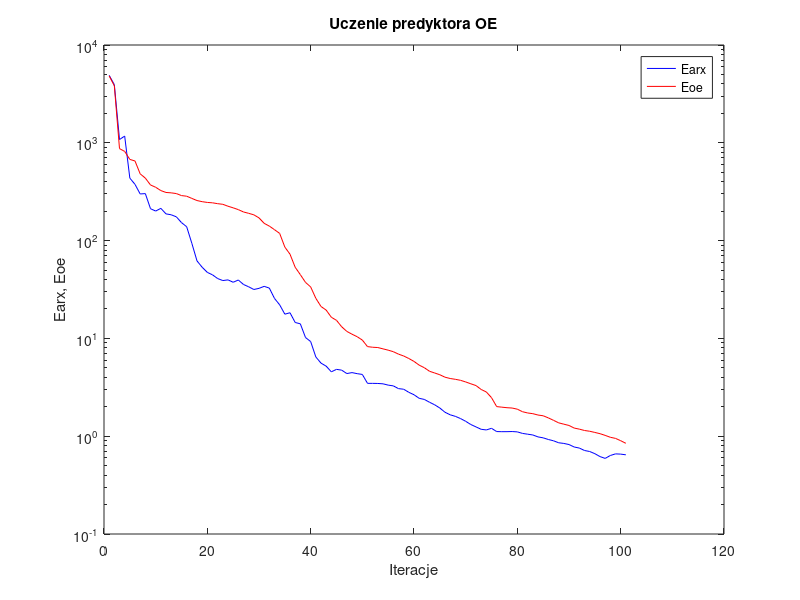
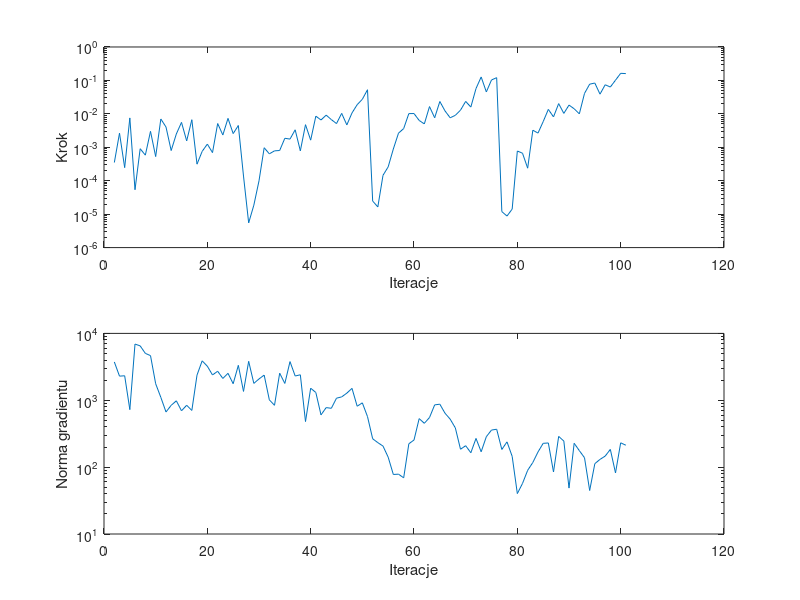

The MATLAB source for these figures, in order:
%uczenie predyktora oe
clear all;
n=0; farx(n+1)=4.897050e+003; foe(n+1)=4.828634e+003; wspucz(n+1)=0.000000e+000; ng(n+1)=0.000000e+000;
%odnowa zmiennej metryki
n=1; farx(n+1)=3.928939e+003; foe(n+1)=3.822986e+003; krok(n+1)=3.505243e-004; ng(n+1)=3.735712e+003;
n=2; farx(n+1)=1.079798e+003; foe(n+1)=8.721602e+002; krok(n+1)=2.641497e-003; ng(n+1)=2.294952e+003;
n=3; farx(n+1)=1.171740e+003; foe(n+1)=8.167219e+002; krok(n+1)=2.463545e-004; ng(n+1)=2.323875e+003;
n=4; farx(n+1)=4.353980e+002; foe(n+1)=6.766639e+002; krok(n+1)=7.557177e-003; ng(n+1)=7.241290e+002;
n=5; farx(n+1)=3.759910e+002; foe(n+1)=6.515699e+002; krok(n+1)=5.371265e-005; ng(n+1)=6.925769e+003;
n=6; farx(n+1)=2.998680e+002; foe(n+1)=4.816623e+002; krok(n+1)=9.064776e-004; ng(n+1)=6.507044e+003;
n=7; farx(n+1)=3.023797e+002; foe(n+1)=4.354862e+002; krok(n+1)=5.823131e-004; ng(n+1)=5.024900e+003;
n=8; farx(n+1)=2.119209e+002; foe(n+1)=3.705426e+002; krok(n+1)=2.999882e-003; ng(n+1)=4.653075e+003;
n=9; farx(n+1)=2.005071e+002; foe(n+1)=3.510765e+002; krok(n+1)=5.277180e-004; ng(n+1)=1.765896e+003;
n=10; farx(n+1)=2.136837e+002; foe(n+1)=3.247133e+002; krok(n+1)=7.032104e-003; ng(n+1)=1.104008e+003;
n=11; farx(n+1)=1.876172e+002; foe(n+1)=3.106222e+002; krok(n+1)=4.038148e-003; ng(n+1)=6.682385e+002;
n=12; farx(n+1)=1.836858e+002; foe(n+1)=3.078236e+002; krok(n+1)=7.988163e-004; ng(n+1)=8.396610e+002;
n=13; farx(n+1)=1.750572e+002; foe(n+1)=3.026686e+002; krok(n+1)=2.501815e-003; ng(n+1)=9.813011e+002;
n=14; farx(n+1)=1.527296e+002; foe(n+1)=2.886070e+002; krok(n+1)=5.557598e-003; ng(n+1)=6.958989e+002;
n=15; farx(n+1)=1.386202e+002; foe(n+1)=2.843908e+002; krok(n+1)=1.554197e-003; ng(n+1)=8.414886e+002;
n=16; farx(n+1)=9.384304e+001; foe(n+1)=2.700867e+002; krok(n+1)=6.681129e-003; ng(n+1)=7.040025e+002;
n=17; farx(n+1)=6.201271e+001; foe(n+1)=2.567970e+002; krok(n+1)=3.127269e-004; ng(n+1)=2.377167e+003;
n=18; farx(n+1)=5.338083e+001; foe(n+1)=2.500743e+002; krok(n+1)=7.543972e-004; ng(n+1)=3.886970e+003;
n=19; farx(n+1)=4.730835e+001; foe(n+1)=2.456100e+002; krok(n+1)=1.244450e-003; ng(n+1)=3.230554e+003;
n=20; farx(n+1)=4.466089e+001; foe(n+1)=2.434316e+002; krok(n+1)=6.935224e-004; ng(n+1)=2.389299e+003;
n=21; farx(n+1)=4.091586e+001; foe(n+1)=2.385546e+002; krok(n+1)=5.139053e-003; ng(n+1)=2.716621e+003;
n=22; farx(n+1)=3.902975e+001; foe(n+1)=2.350397e+002; krok(n+1)=2.332157e-003; ng(n+1)=2.120272e+003;
n=23; farx(n+1)=3.967161e+001; foe(n+1)=2.246361e+002; krok(n+1)=7.321912e-003; ng(n+1)=2.528792e+003;
n=24; farx(n+1)=3.750631e+001; foe(n+1)=2.163253e+002; krok(n+1)=2.569527e-003; ng(n+1)=1.767990e+003;
n=25; farx(n+1)=3.954313e+001; foe(n+1)=2.073650e+002; krok(n+1)=4.483426e-003; ng(n+1)=3.328657e+003;
%odnowa zmiennej metryki
n=26; farx(n+1)=3.558541e+001; foe(n+1)=1.962497e+002; krok(n+1)=1.381179e-004; ng(n+1)=1.356173e+003;
n=27; farx(n+1)=3.370561e+001; foe(n+1)=1.900932e+002; krok(n+1)=5.482924e-006; ng(n+1)=3.820807e+003;
n=28; farx(n+1)=3.162582e+001; foe(n+1)=1.834967e+002; krok(n+1)=1.856539e-005; ng(n+1)=1.788647e+003;
n=29; farx(n+1)=3.248610e+001; foe(n+1)=1.707180e+002; krok(n+1)=9.921626e-005; ng(n+1)=2.083438e+003;
n=30; farx(n+1)=3.406288e+001; foe(n+1)=1.501531e+002; krok(n+1)=9.700243e-004; ng(n+1)=2.378207e+003;
n=31; farx(n+1)=3.269145e+001; foe(n+1)=1.406804e+002; krok(n+1)=6.369581e-004; ng(n+1)=1.013967e+003;
n=32; farx(n+1)=2.562492e+001; foe(n+1)=1.293183e+002; krok(n+1)=7.821151e-004; ng(n+1)=8.409089e+002;
n=33; farx(n+1)=2.204715e+001; foe(n+1)=1.184324e+002; krok(n+1)=8.018005e-004; ng(n+1)=2.539939e+003;
n=34; farx(n+1)=1.769151e+001; foe(n+1)=8.584828e+001; krok(n+1)=1.861026e-003; ng(n+1)=1.784727e+003;
n=35; farx(n+1)=1.829817e+001; foe(n+1)=7.262157e+001; krok(n+1)=1.758026e-003; ng(n+1)=3.786114e+003;
n=36; farx(n+1)=1.454929e+001; foe(n+1)=5.339423e+001; krok(n+1)=3.334617e-003; ng(n+1)=2.305925e+003;
n=37; farx(n+1)=1.409373e+001; foe(n+1)=4.487107e+001; krok(n+1)=7.821151e-004; ng(n+1)=2.403319e+003;
n=38; farx(n+1)=1.021203e+001; foe(n+1)=3.740125e+001; krok(n+1)=4.747676e-003; ng(n+1)=4.801808e+002;
n=39; farx(n+1)=9.279286e+000; foe(n+1)=3.359032e+001; krok(n+1)=1.635770e-003; ng(n+1)=1.514444e+003;
n=40; farx(n+1)=6.458174e+000; foe(n+1)=2.569636e+001; krok(n+1)=8.534063e-003; ng(n+1)=1.306660e+003;
n=41; farx(n+1)=5.587755e+000; foe(n+1)=2.120043e+001; krok(n+1)=6.555717e-003; ng(n+1)=6.041306e+002;
n=42; farx(n+1)=5.202904e+000; foe(n+1)=1.947236e+001; krok(n+1)=9.157950e-003; ng(n+1)=7.768623e+002;
n=43; farx(n+1)=4.552775e+000; foe(n+1)=1.645002e+001; krok(n+1)=6.734730e-003; ng(n+1)=7.582818e+002;
n=44; farx(n+1)=4.824524e+000; foe(n+1)=1.530122e+001; krok(n+1)=5.119766e-003; ng(n+1)=1.074726e+003;
n=45; farx(n+1)=4.737737e+000; foe(n+1)=1.315496e+001; krok(n+1)=1.034736e-002; ng(n+1)=1.122482e+003;
n=46; farx(n+1)=4.369738e+000; foe(n+1)=1.178977e+001; krok(n+1)=4.672280e-003; ng(n+1)=1.278251e+003;
n=47; farx(n+1)=4.470106e+000; foe(n+1)=1.103873e+001; krok(n+1)=1.064021e-002; ng(n+1)=1.505762e+003;
n=48; farx(n+1)=4.360663e+000; foe(n+1)=1.040542e+001; krok(n+1)=1.881038e-002; ng(n+1)=8.143100e+002;
n=49; farx(n+1)=4.280992e+000; foe(n+1)=9.612223e+000; krok(n+1)=2.727640e-002; ng(n+1)=9.149028e+002;
n=50; farx(n+1)=3.471313e+000; foe(n+1)=8.242572e+000; krok(n+1)=5.266571e-002; ng(n+1)=5.696634e+002;
%odnowa zmiennej metryki
n=51; farx(n+1)=3.469390e+000; foe(n+1)=8.119054e+000; krok(n+1)=2.462151e-005; ng(n+1)=2.654664e+002;
n=52; farx(n+1)=3.461632e+000; foe(n+1)=8.065021e+000; krok(n+1)=1.649119e-005; ng(n+1)=2.324106e+002;
n=53; farx(n+1)=3.432233e+000; foe(n+1)=7.817806e+000; krok(n+1)=1.451493e-004; ng(n+1)=2.065080e+002;
n=54; farx(n+1)=3.329900e+000; foe(n+1)=7.582965e+000; krok(n+1)=2.594055e-004; ng(n+1)=1.410217e+002;
n=55; farx(n+1)=3.270143e+000; foe(n+1)=7.313112e+000; krok(n+1)=8.897443e-004; ng(n+1)=7.764202e+001;
n=56; farx(n+1)=3.065019e+000; foe(n+1)=6.905372e+000; krok(n+1)=2.647552e-003; ng(n+1)=7.850517e+001;
n=57; farx(n+1)=3.022451e+000; foe(n+1)=6.609995e+000; krok(n+1)=3.625910e-003; ng(n+1)=6.918477e+001;
n=58; farx(n+1)=2.809392e+000; foe(n+1)=6.228120e+000; krok(n+1)=1.017451e-002; ng(n+1)=2.234607e+002;
n=59; farx(n+1)=2.654364e+000; foe(n+1)=5.818075e+000; krok(n+1)=1.021537e-002; ng(n+1)=2.543922e+002;
n=60; farx(n+1)=2.440664e+000; foe(n+1)=5.328842e+000; krok(n+1)=6.353015e-003; ng(n+1)=5.317276e+002;
n=61; farx(n+1)=2.376873e+000; foe(n+1)=5.015085e+000; krok(n+1)=5.000456e-003; ng(n+1)=4.522894e+002;
n=62; farx(n+1)=2.224559e+000; foe(n+1)=4.613008e+000; krok(n+1)=1.650507e-002; ng(n+1)=5.518600e+002;
n=63; farx(n+1)=2.094576e+000; foe(n+1)=4.430371e+000; krok(n+1)=7.632150e-003; ng(n+1)=8.528358e+002;
n=64; farx(n+1)=1.941039e+000; foe(n+1)=4.248939e+000; krok(n+1)=2.343419e-002; ng(n+1)=8.736617e+002;
n=65; farx(n+1)=1.757075e+000; foe(n+1)=4.011965e+000; krok(n+1)=1.226253e-002; ng(n+1)=6.402926e+002;
n=66; farx(n+1)=1.655423e+000; foe(n+1)=3.890510e+000; krok(n+1)=7.626318e-003; ng(n+1)=5.220945e+002;
n=67; farx(n+1)=1.595817e+000; foe(n+1)=3.817087e+000; krok(n+1)=9.041785e-003; ng(n+1)=3.861298e+002;
n=68; farx(n+1)=1.515561e+000; foe(n+1)=3.728067e+000; krok(n+1)=1.289397e-002; ng(n+1)=1.851656e+002;
n=69; farx(n+1)=1.420498e+000; foe(n+1)=3.587994e+000; krok(n+1)=2.357847e-002; ng(n+1)=2.091166e+002;
n=70; farx(n+1)=1.316246e+000; foe(n+1)=3.434230e+000; krok(n+1)=1.596372e-002; ng(n+1)=1.641083e+002;
n=71; farx(n+1)=1.244839e+000; foe(n+1)=3.294222e+000; krok(n+1)=5.709755e-002; ng(n+1)=2.687346e+002;
n=72; farx(n+1)=1.176469e+000; foe(n+1)=3.005248e+000; krok(n+1)=1.269153e-001; ng(n+1)=1.697603e+002;
n=73; farx(n+1)=1.158954e+000; foe(n+1)=2.832618e+000; krok(n+1)=4.524124e-002; ng(n+1)=2.852444e+002;
n=74; farx(n+1)=1.204312e+000; foe(n+1)=2.479361e+000; krok(n+1)=1.032026e-001; ng(n+1)=3.583464e+002;
n=75; farx(n+1)=1.115432e+000; foe(n+1)=2.007417e+000; krok(n+1)=1.209148e-001; ng(n+1)=3.687229e+002;
%odnowa zmiennej metryki
n=76; farx(n+1)=1.112312e+000; foe(n+1)=1.981107e+000; krok(n+1)=1.191391e-005; ng(n+1)=1.836703e+002;
n=77; farx(n+1)=1.112772e+000; foe(n+1)=1.955887e+000; krok(n+1)=8.786087e-006; ng(n+1)=2.386567e+002;
n=78; farx(n+1)=1.116217e+000; foe(n+1)=1.940882e+000; krok(n+1)=1.416371e-005; ng(n+1)=1.450013e+002;
n=79; farx(n+1)=1.107063e+000; foe(n+1)=1.889042e+000; krok(n+1)=7.741729e-004; ng(n+1)=4.021918e+001;
n=80; farx(n+1)=1.068008e+000; foe(n+1)=1.779836e+000; krok(n+1)=6.647718e-004; ng(n+1)=5.700803e+001;
n=81; farx(n+1)=1.048496e+000; foe(n+1)=1.728070e+000; krok(n+1)=2.372391e-004; ng(n+1)=8.968618e+001;
n=82; farx(n+1)=1.029221e+000; foe(n+1)=1.699550e+000; krok(n+1)=3.242576e-003; ng(n+1)=1.174154e+002;
n=83; farx(n+1)=9.837985e-001; foe(n+1)=1.646192e+000; krok(n+1)=2.659087e-003; ng(n+1)=1.686033e+002;
n=84; farx(n+1)=9.622343e-001; foe(n+1)=1.617821e+000; krok(n+1)=5.849663e-003; ng(n+1)=2.269076e+002;
n=85; farx(n+1)=9.255558e-001; foe(n+1)=1.539262e+000; krok(n+1)=1.360047e-002; ng(n+1)=2.298478e+002;
n=86; farx(n+1)=8.977275e-001; foe(n+1)=1.453404e+000; krok(n+1)=8.108299e-003; ng(n+1)=8.459421e+001;
n=87; farx(n+1)=8.568299e-001; foe(n+1)=1.369658e+000; krok(n+1)=2.025137e-002; ng(n+1)=2.880541e+002;
n=88; farx(n+1)=8.436038e-001; foe(n+1)=1.327113e+000; krok(n+1)=1.032555e-002; ng(n+1)=2.453865e+002;
n=89; farx(n+1)=8.217872e-001; foe(n+1)=1.287751e+000; krok(n+1)=1.830045e-002; ng(n+1)=4.860528e+001;
n=90; farx(n+1)=7.756478e-001; foe(n+1)=1.211289e+000; krok(n+1)=1.417782e-002; ng(n+1)=2.273779e+002;
n=91; farx(n+1)=7.564623e-001; foe(n+1)=1.181038e+000; krok(n+1)=1.000091e-002; ng(n+1)=1.764781e+002;
n=92; farx(n+1)=7.142442e-001; foe(n+1)=1.143941e+000; krok(n+1)=4.086147e-002; ng(n+1)=1.383291e+002;
n=93; farx(n+1)=6.975190e-001; foe(n+1)=1.123704e+000; krok(n+1)=7.729026e-002; ng(n+1)=4.471189e+001;
n=94; farx(n+1)=6.628008e-001; foe(n+1)=1.092798e+000; krok(n+1)=8.343059e-002; ng(n+1)=1.127117e+002;
n=95; farx(n+1)=6.189158e-001; foe(n+1)=1.061218e+000; krok(n+1)=3.881594e-002; ng(n+1)=1.305396e+002;
n=96; farx(n+1)=5.930801e-001; foe(n+1)=1.019429e+000; krok(n+1)=7.413078e-002; ng(n+1)=1.461828e+002;
n=97; farx(n+1)=6.349001e-001; foe(n+1)=9.749207e-001; krok(n+1)=6.345766e-002; ng(n+1)=1.840848e+002;
n=98; farx(n+1)=6.597105e-001; foe(n+1)=9.499161e-001; krok(n+1)=1.015974e-001; ng(n+1)=8.193636e+001;
n=99; farx(n+1)=6.558273e-001; foe(n+1)=8.997025e-001; krok(n+1)=1.630613e-001; ng(n+1)=2.309349e+002;
n=100; farx(n+1)=6.453045e-001; foe(n+1)=8.458685e-001; krok(n+1)=1.600146e-001; ng(n+1)=2.126258e+002;

figure; semilogy(farx,'b'); hold on; semilogy(foe,'r'); xlabel('Iteracje'); ylabel('Earx, Eoe'); legend('Earx','Eoe'); title('Uczenie predyktora OE');
figure; subplot(2,1,1); semilogy(krok); xlabel('Iteracje'); ylabel('Krok');
subplot(2,1,2); semilogy(ng); xlabel('Iteracje'); ylabel('Norma gradientu');
Earx=farx(n+1)
Eoe=foe(n+1)
